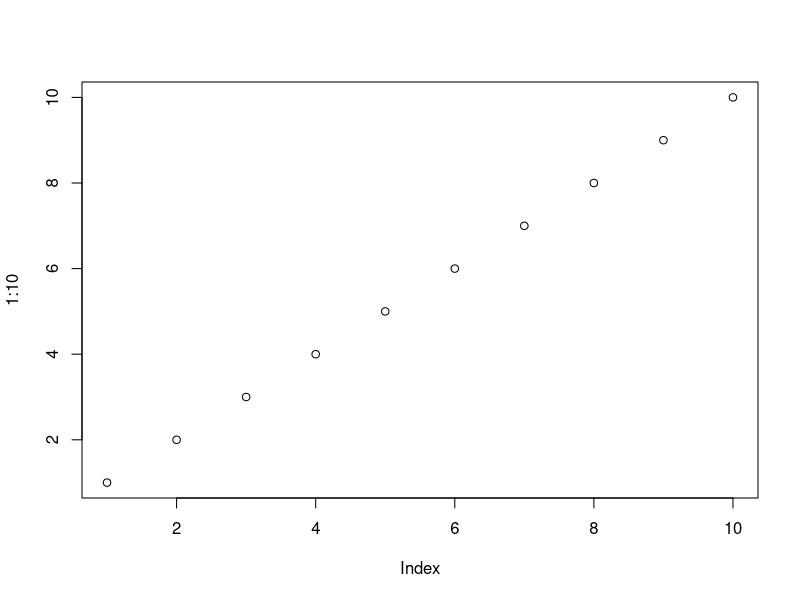
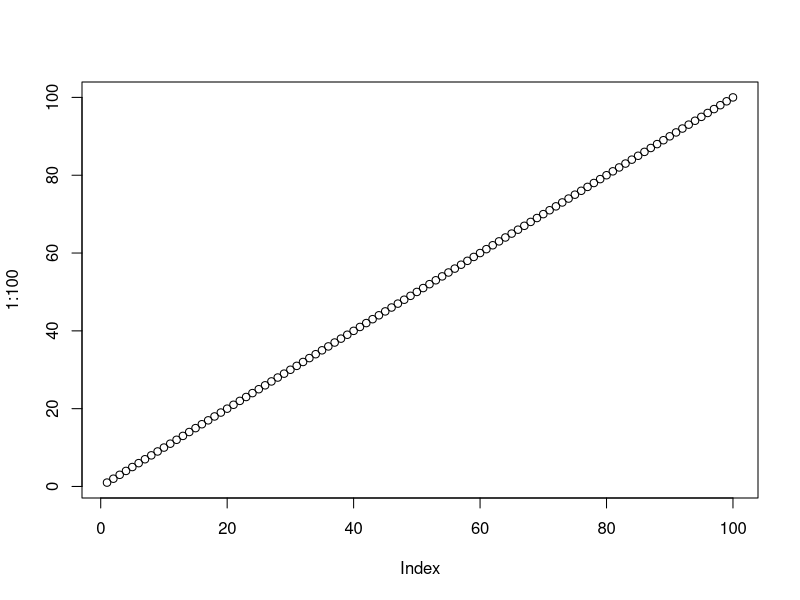

Reproduce these figures in R, in order.
## ---- chunk 1
#| label: fig-r
#| fig-cap: "This is a simple R plot"

plot(1:10)
## ---- chunk 2
#| label: fig-r-margin
#| fig-cap: "This is a simple R plot"
#| fig-column: margin

plot(1:100)
